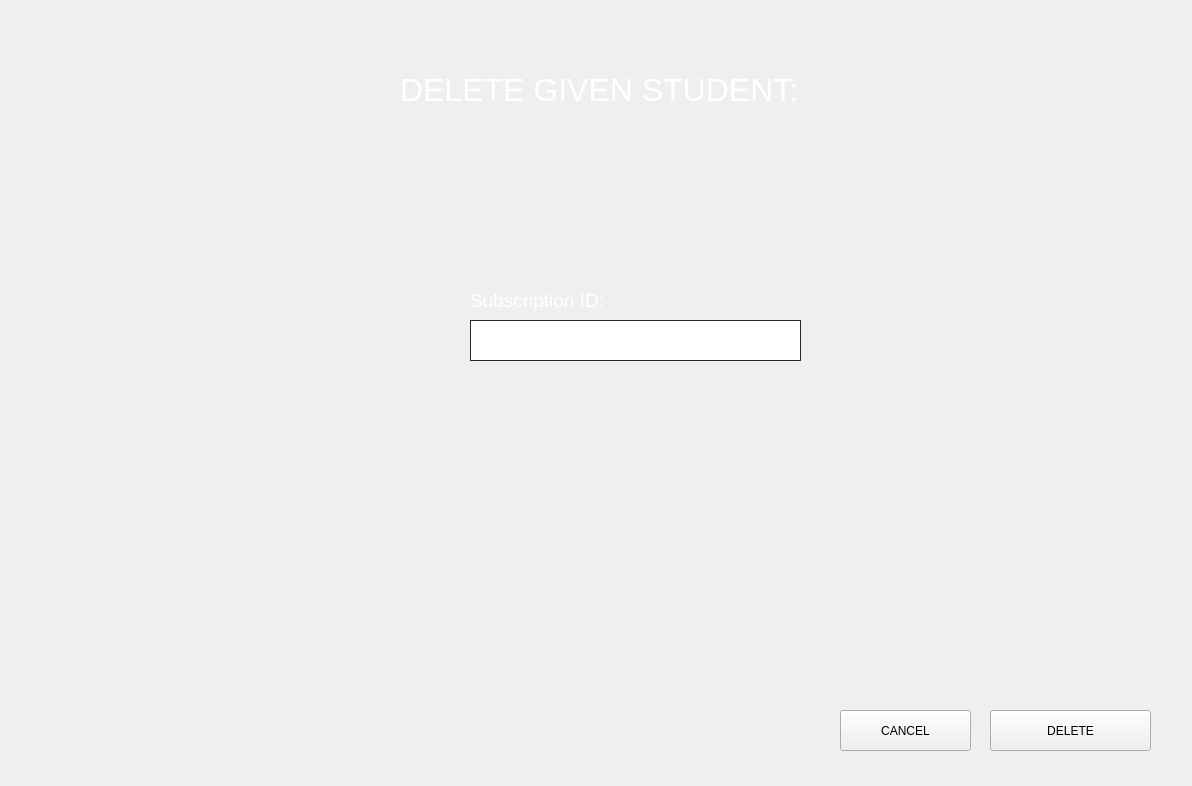
<?xml version="1.0" encoding="UTF-8"?>
<ui version="4.0">
 <class>Form</class>
 <widget class="QWidget" name="Form">
  <property name="geometry">
   <rect>
    <x>0</x>
    <y>0</y>
    <width>1192</width>
    <height>786</height>
   </rect>
  </property>
  <property name="windowTitle">
   <string>Form</string>
  </property>
  <widget class="QLabel" name="label">
   <property name="geometry">
    <rect>
     <x>470</x>
     <y>270</y>
     <width>211</width>
     <height>61</height>
    </rect>
   </property>
   <property name="styleSheet">
    <string notr="true"/>
   </property>
   <property name="text">
    <string>&lt;html&gt;&lt;head/&gt;&lt;body&gt;&lt;p&gt;&lt;span style=&quot; font-size:14pt; color:#ffffff;&quot;&gt;Subscription ID:&lt;/span&gt;&lt;/p&gt;&lt;/body&gt;&lt;/html&gt;</string>
   </property>
  </widget>
  <widget class="QLineEdit" name="num_inscription">
   <property name="geometry">
    <rect>
     <x>470</x>
     <y>320</y>
     <width>331</width>
     <height>41</height>
    </rect>
   </property>
   <property name="styleSheet">
    <string notr="true">QLineEdit {
border: 1px solid rgb(37,39,48);

padding-left:20px;
padding-right:20px;
}
</string>
   </property>
  </widget>
  <widget class="QPushButton" name="supprimer">
   <property name="geometry">
    <rect>
     <x>990</x>
     <y>710</y>
     <width>161</width>
     <height>41</height>
    </rect>
   </property>
   <property name="styleSheet">
    <string notr="true">font: 75 14pt &quot;Poppins&quot;;
 
</string>
   </property>
   <property name="text">
    <string>DELETE</string>
   </property>
  </widget>
  <widget class="QPushButton" name="annuler">
   <property name="geometry">
    <rect>
     <x>840</x>
     <y>710</y>
     <width>131</width>
     <height>41</height>
    </rect>
   </property>
   <property name="styleSheet">
    <string notr="true">font: 75 14pt &quot;Poppins&quot;;


</string>
   </property>
   <property name="text">
    <string>CANCEL</string>
   </property>
  </widget>
  <widget class="QLabel" name="num_inscription_2">
   <property name="geometry">
    <rect>
     <x>480</x>
     <y>370</y>
     <width>321</width>
     <height>16</height>
    </rect>
   </property>
   <property name="text">
    <string/>
   </property>
  </widget>
  <widget class="QLabel" name="label_2">
   <property name="geometry">
    <rect>
     <x>-20</x>
     <y>-85</y>
     <width>1271</width>
     <height>931</height>
    </rect>
   </property>
   <property name="text">
    <string/>
   </property>
   <property name="pixmap">
    <pixmap>bg.jpg</pixmap>
   </property>
   <property name="scaledContents">
    <bool>true</bool>
   </property>
  </widget>
  <widget class="QLabel" name="label_3">
   <property name="geometry">
    <rect>
     <x>400</x>
     <y>30</y>
     <width>541</width>
     <height>121</height>
    </rect>
   </property>
   <property name="styleSheet">
    <string notr="true">color: rgb(0, 0, 0);

font: 25pt &quot;Poppins Condensed&quot;;

</string>
   </property>
   <property name="text">
    <string>&lt;html&gt;&lt;head/&gt;&lt;body&gt;&lt;p&gt;&lt;span style=&quot; font-size:24pt; color:#FFFFFF;&quot;&gt;DELETE GIVEN STUDENT:&lt;/span&gt;&lt;/p&gt;&lt;/body&gt;&lt;/html&gt;</string>
   </property>
  </widget>
  
  <zorder>label_2</zorder>
  <zorder>label</zorder>
  <zorder>num_inscription</zorder>
  <zorder>supprimer</zorder>
  <zorder>annuler</zorder>
  <zorder>num_inscription_2</zorder>
  <zorder>label_3</zorder>
  <zorder>label_10</zorder>
 </widget>
 <resources/>
 <connections/>
</ui>
